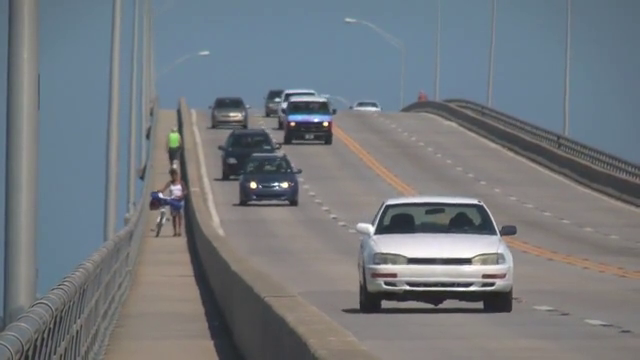
#> input picture frame 91 of ComputerVision/testVideos/video3.mp4, 640 x 360 px, given in place of the camera
$ python controller.py   (older library calls are emulated)
#> lines starting #> are read from the running program, lines starting #| are printed output that depends on the picture; after the words box and inside, x2 and y2 are one past the last pixel; in counts of white or black regions, pixels touching at a corner belong together
### MVP1/imageAnalysis.py
import cv2
import numpy as np
from matplotlib import pyplot as plt
from obstacle import BoundedObstacle, TrackedObject

class ImageAnalysis:
    def __init__(self):
        self.cap = None
        self.frame = None
        self.old_frame = None
        self.original = None

        # Initialize FAST feature detection object
        self.fast = cv2.FastFeatureDetector_create()

        # Parameters for lucas kanade optical flow
        self.lk_params = dict( winSize  = (15, 15),
                    maxLevel = 2,
                    criteria = (cv2.TERM_CRITERIA_EPS | cv2.TERM_CRITERIA_COUNT, 10, 0.03))

    def initCamera(self, input):
        self.cap = cv2.VideoCapture(input)

    def releaseCamera(self):
        self.cap.release()

    def loadFrame(self):
        success, self.frame = self.cap.read()
        self.original = self.frame.copy()

        if not success:
            print('Failed to read frame')
            exit()

    def loadImage(self, path):
        self.frame = cv2.imread(path)
        self.original = self.frame.copy()

    def grayscale(self):
        self.frame = cv2.cvtColor(self.frame, cv2.COLOR_BGR2GRAY)

    # [6 lines left out: function blur, not called in this run]

        # Use GaussianBlur to reduce noise
        # The size of the kernel to be used (the neighbors to be considered). w and h have to be odd and positive numbers
        # The standard deviation in x. Writing 0 implies that sigma is calculated using kernel size.
        # The standard deviation in y. Writing 0 implies that sigma is calculated using kernel size.
        # self.frame = cv2.GaussianBlur(self.frame, (5, 5), sigmaX=0)


    def threshold(self):
        #Non-zero value assigned to the pixels for which the condition is satisfied
        #Adaptive thresholding algorithm to use, see AdaptiveThresholdTypes
        #Thresholding type that must be either THRESH_BINARY or THRESH_BINARY_INV
        self.frame = cv2.adaptiveThreshold(self.frame,255,cv2.ADAPTIVE_THRESH_GAUSSIAN_C, cv2.THRESH_BINARY_INV, 75, 15)

        #_, self.frame = cv2.threshold(self.frame, 150, 255, cv2.THRESH_BINARY_INV) #has trouble with sky

    def morphology(self):
        # get kernel of 1s or size specified (2x2)
        kernel = cv2.getStructuringElement(cv2.MORPH_RECT, (3, 3))

        self.frame = cv2.dilate(self.frame, kernel, iterations = 1)

        # erosion then dilation
        # morph = cv2.morphologyEx(threshold, cv2.MORPH_OPEN, kernel)
        # dilation then erosion
        # morph = cv2.morphologyEx(threshold, cv2.MORPH_CLOSE, kernel)

    def edgeDetection(self):
        #threshold1 below this not an edge
        #threshold2 above this defintly an edge
        #in between  only an edge if attached to an edge above thresh 2
        self.frame = cv2.Canny(self.frame, threshold1=100, threshold2=200)

        # src	input image.
        # dst	output image of the same size and the same number of channels as src .
        # ddepth	output image depth, see combinations; in the case of 8-bit input images it will result in truncated derivatives.
        # dx	order of the derivative x.
        # dy	order of the derivative y.
        # ksize	size of the extended Sobel kernel; it must be 1, 3, 5, or 7.
        # scale	optional scale factor for the computed derivative values; by default, no scaling is applied (see getDerivKernels for details).
        # delta	optional delta value that is added to the results prior to storing them in dst.
        # borderType	pixel extrapolation method, see BorderTypes. BORDER_WRAP is not supported.

        # sobelx = cv2.Sobel(self.frame, cv2.CV_64F, 1, 0, ksize=3)  # X direction
        # sobely = cv2.Sobel(self.frame, cv2.CV_64F, 0, 1, ksize=3)  # Y direction
        # self.frame = cv2.magnitude(sobelx, sobely)               # Combined magnitude


        #src	Source image.
        # dst	Destination image of the same size and the same number of channels as src .
        # ddepth	Desired depth of the destination image, see combinations.
        # ksize	Aperture size used to compute the second-derivative filters. See getDerivKernels for details. The size must be positive and odd.
        # scale	Optional scale factor for the computed Laplacian values. By default, no scaling is applied. See getDerivKernels for details.
        # delta	Optional delta value that is added to the results prior to storing them in dst .
        # borderType	Pixel extrapolation method, see BorderTypes. BORDER_WRAP is not supported.
        # self.frame = cv2.Laplacian(self.frame, cv2.CV_64F)

        #HoughLine detection
        # horizontal_kernel = np.array([[-1, -1, -1],
        #                       [ 2,  2,  2],
        #                       [-1, -1, -1]])
        # self.frame = cv2.filter2D(self.frame, -1, horizontal_kernel)

        # self.frame = cv2.HoughLinesP(self.frame, rho=1, theta=np.pi/180, threshold=100, minLineLength=100, maxLineGap=10)

    def contours(self):
        # Find Contours
        contours, _ = cv2.findContours(self.frame, cv2.RETR_EXTERNAL, cv2.CHAIN_APPROX_SIMPLE)
        # Draw the contours on the original image
        cv2.drawContours(self.original, contours, -1, (0, 255, 0), 2)

        return contours

    def boundingBoxes(self, contours):
        obstacles = []
        # Draw bounding boxes
        for cnt in contours:
            # [9 lines of commented-out code are left out]
            rect = cv2.minAreaRect(cnt)
            # Check if width * height > minArea
            if rect[1][0] * rect[1][1] > 250:
                box = cv2.boxPoints(rect)
                box = np.int0(box)
                cv2.drawContours(self.original,[box],0,(0,0,255),2)
                obstacle = BoundedObstacle()
                obstacle.setRect(rect)
                obstacle.setCorners(box)
                obstacles.append(obstacle)

        return obstacles

    # [67 lines left out: functions featureDetection, opticalFlow, processImage, not called in this run]

    def processVideoFrame(self): # Returns list of BoundedObstacle objects
        contours = obstacles = []
        self.loadFrame()
        self.grayscale()
        # self.blur()
        self.threshold()
        self.morphology()
        self.edgeDetection()
        # self.displayFrame('other')
        contours = self.contours()
        obstacles = self.boundingBoxes(contours)
        # self.displayFrame('rgb')
        return obstacles

    # [14 lines left out: functions displayImage, displayFrame, not called in this run]

# [3 lines that do not run on import are left out]

### MVP1/obstacle.py
class BoundedObstacle:
    def __init__(self):
        self.x = None
        self.y = None
        self.width = None
        self.height = None
        self.angle = None
        self.corners = None  # Ex: [[x, y], [x, y], [x, y], [x, y]]
        self.distance = -1

    def setRect(self, rect):
        self.x = round(rect[0][0])
        self.y = round(rect[0][1])
        self.width = round(rect[1][0])
        self.height = round(rect[1][1])
        self.angle = round(rect[2])

    def setCorners(self, box):
        self.corners = box

    # [7 lines left out: function print, not called in this run]

class TrackedObject:
    # [5 lines left out: function __init__, not called in this run]

### MVP1/lidarAnalysis.py
import cv2
import numpy as np
import pandas as pd

class LidarAnalysis:
    def __init__(self):
        self.data = None

    def getScan(self, input):
        # Read the CSV file into a DataFrame
        self.data = pd.read_csv(input)
        return self.data

    # [33 lines left out: functions showImageScanPoints, showFrameScanPoints, not called in this run]

# [4 lines that do not run on import are left out]

### MVP1/controller.py
from imageAnalysis import ImageAnalysis
from lidarAnalysis import LidarAnalysis
from dataDisplay import DataDisplay
import cv2
import time
import pandas as pd

def mapImageLidar(imageObstacles, lidarPoints):
    for obstacle in imageObstacles:
        # Compute the bounding rectangle once for this obstacle
        x, y, w, h = cv2.boundingRect(obstacle.corners)

        # Use pandas filtering to find points within the bounding box
        filtered_points = lidarPoints[
            (lidarPoints["x_position"] >= x) &
            (lidarPoints["x_position"] <= x + w) &
            (lidarPoints["y_position"] >= y) &
            (lidarPoints["y_position"] <= y + h)
        ]

        # Find the minimum distance from the filtered points
        if not filtered_points.empty:
            min_distance = filtered_points["distance"].min()
            if obstacle.distance == -1 or min_distance < obstacle.distance:
                obstacle.distance = min_distance


def runImage(imgPath, scanPath):
    # Initialization
    imageAnalysis = ImageAnalysis()
    display = DataDisplay()
    lidarAnalysis = LidarAnalysis()

    # Get and Process Data
    imageObstacles = imageAnalysis.processImage(imgPath)
    lidarPoints = lidarAnalysis.getScan(scanPath)

    # Map image and lidar together
    mapImageLidar(imageObstacles, lidarPoints)

    lidarAnalysis.showImageScanPoints(imageAnalysis.original)
    display.plotImage(imageObstacles)

def runVideo(videoIn, lidarIn):
    imageAnalysis = ImageAnalysis()
    display = DataDisplay()
    lidarAnalysis = LidarAnalysis()

    imageAnalysis.initCamera(videoIn)

    # For tracking image features across frames
    imageTracker = []
    screen_bounds = (200, 100, 450, 200)
    x_min, y_min, x_max, y_max = screen_bounds

    # Average time
    timeSum = 0
    frameCounter = 0

    while True:
        # start timer
        timer = time.time()

        imageObstacles = imageAnalysis.processVideoFrame()
#> in loadFrame, self.frame is the input picture: shape (360, 640, 3); mean B, G, R 126.6, 121.2, 115.7
#> in grayscale, `self.frame = cv2.cvtColor(self.frame, cv2.COLOR_BGR2GRAY)`:
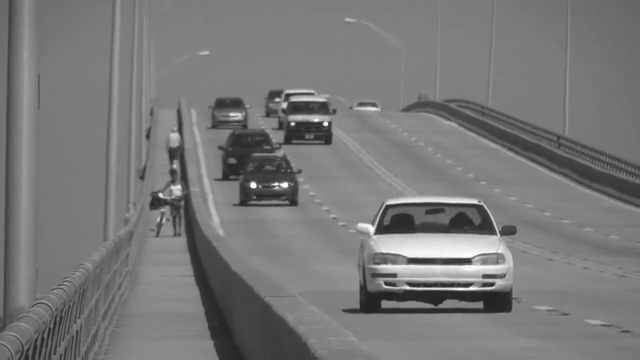
#> self.frame: shape (360, 640); min 30, max 255, mean 120.1
#> in threshold, `self.frame = cv2.adaptiveThreshold(self.frame,255,cv2.ADAPTIVE_THRESH_..`:
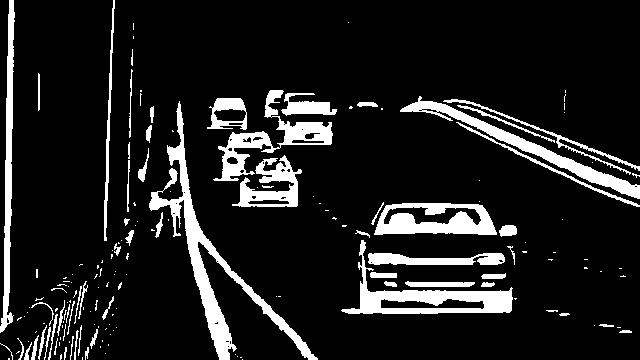
#> self.frame: shape (360, 640); 12% white; 172 white regions (109 under 20 px), largest, box (x1, y1, x2, y2) and area: (149, 101, 318, 360) 4849, (341, 240, 513, 314) 3117, (400, 96, 640, 199) 2703
#> in morphology, `self.frame = cv2.dilate(self.frame, kernel, iterations = 1)`:
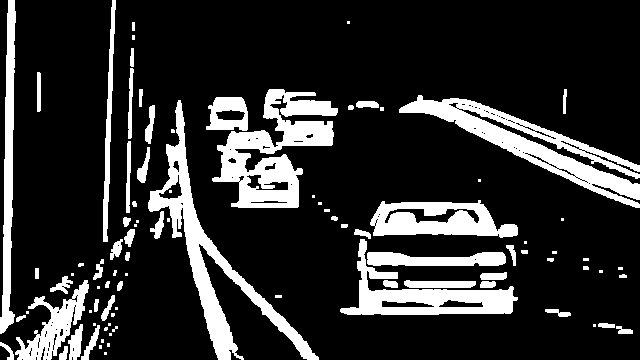
#> self.frame: shape (360, 640); 18% white; 92 white regions (36 under 20 px), largest, box (x1, y1, x2, y2) and area: (399, 95, 640, 208) 6687, (212, 89, 338, 208) 6674, (148, 100, 319, 360) 6380
#> in edgeDetection, `self.frame = cv2.Canny(self.frame, threshold1=100, threshold2=200)`:
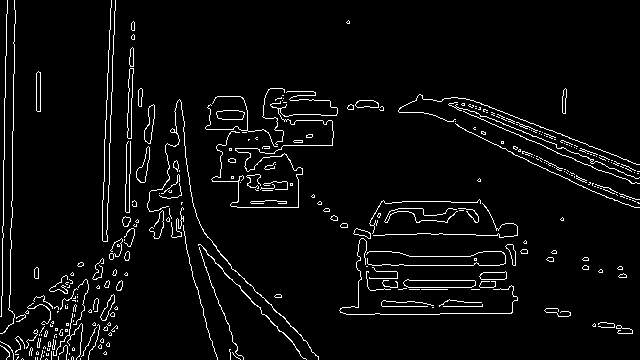
#> self.frame: shape (360, 640); 4.4% white in thin lines or dots
#> in contours, `contours, _ = cv2.findContours(self.frame, cv2.RETR_EXTERNAL, cv2.CHAI..`: contours = 301 contours, 267 with area under 20; largest, box (x1, y1, x2, y2) and area: (403, 279, 476, 288) 490, (127, 68, 134, 139) 252, (216, 110, 245, 120) 222, (144, 104, 155, 144) 216, (136, 146, 150, 183) 211
#> in contours, `cv2.drawContours(self.original, contours, -1, (0, 255, 0), 2)`:
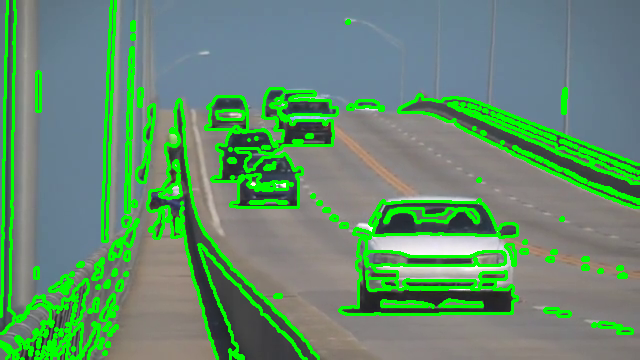
#> self.original: shape (360, 640, 3); 14.27% of pixels changed, all inside (x1, y1, x2, y2) = (0, 0, 640, 360)
#> the loop in boundingBoxes, `for cnt in contours:` made 301 passes
#> after the loop in boundingBoxes, `for cnt in contours:`:
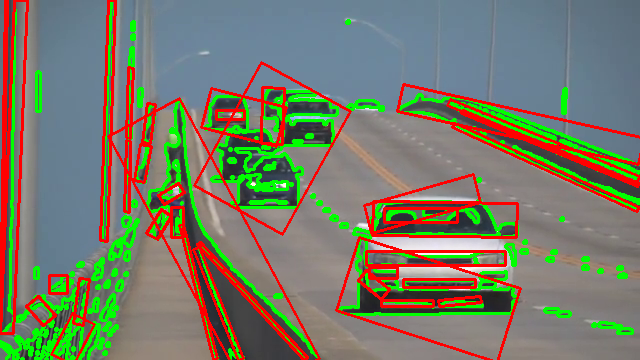
#> self.original: shape (360, 640, 3); 10.56% of pixels changed, all inside (x1, y1, x2, y2) = (0, 0, 640, 360)
#> after the loop in boundingBoxes, `for cnt in contours:`: obstacles = 36 items
#> imageObstacles = 36 items
        lidarPoints = lidarAnalysis.getScan(lidarIn)
        # Map image and lidar together
        mapImageLidar(imageObstacles, lidarPoints)

        # WIP for tracking (camera)
        for obstacle in imageTracker:
            # optical flow (for single obstacle)
            imageAnalysis.opticalFlow(obstacle)
            # if points matched > zero and center still within bounds (10-20m box)
            if len(obstacle.points) > 0:
                rect_center, _, _ = cv2.minAreaRect(obstacle.points) # get center
                if x_min <= rect_center[0] <= x_max and y_min <= rect_center[1] <= y_max:
                    obstacle.trackCount += 1
                    if obstacle.trackCount >= 5:
                        print("STOP DRONE")
                        imageTracker.remove(obstacle)
                        continue
                else:
                    imageTracker.remove(obstacle)
                    print('remove out of bounds object')
            else:
                imageTracker.remove(obstacle)
                print('remove un-found object')
        for obstacle in imageObstacles:
            # if within certain bounds of camera (10-20m box)
            if (x_min <= obstacle.x <= x_max and y_min <= obstacle.y <= y_max):
                # does feature detection for one obstacle, returns new TrackedObject, appends to list
                trackedObject = imageAnalysis.featureDetection(obstacle)
                if len(trackedObject.points) > 0:
                    imageTracker.append(trackedObject)
                    # set frames detected count = 1 (DONE ON TrackedObject initialization)

        # lidarAnalysis.showFrameScanPoints(imageAnalysis.original)
        imageAnalysis.displayFrame('rgb')
        display.plotVideoFrame(imageObstacles)
        imageAnalysis.old_frame = imageAnalysis.frame.copy()

        # Time per frame
        currTime = round((time.time() - timer) * 1000, 2)
        print('Time for frame (ms): {}'.format(currTime))
        timeSum += currTime
        frameCounter += 1

        # Break the loop if 'q' is pressed
        if cv2.waitKey(1) & 0xFF == ord("q"):
            break

    cv2.destroyAllWindows()
    print('Average time (ms): {}'.format(timeSum / frameCounter))

if __name__ == '__main__':
    imagePath = 'ComputerVision/testImages/img2.jpg'
    videoPath = 'ComputerVision/testVideos/video3.mp4'
    lidarDataPath = 'lidar_reading_dataset.csv'

    # runImage(imagePath, lidarDataPath)
    # runVideo(videoPath, lidarDataPath)
#> (the run stopped early here; a loop or call above may not have finished)

$ run again, starting later in the video
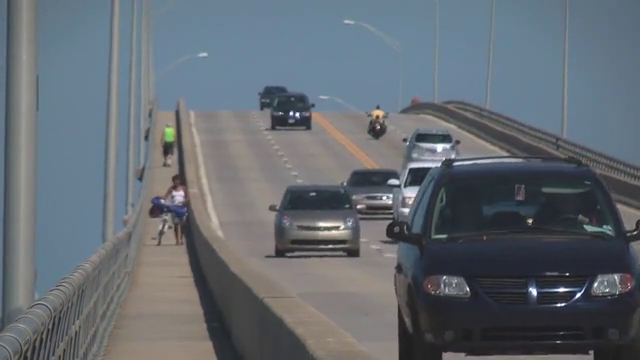
#> input picture frame 411 of ComputerVision/testVideos/video3.mp4, 640 x 360 px, given in place of the camera
#> in loadFrame, self.frame is the input picture: shape (360, 640, 3); mean B, G, R 113.8, 106.6, 99.3
#> in edgeDetection, `self.frame = cv2.Canny(self.frame, threshold1=100, threshold2=200)`:
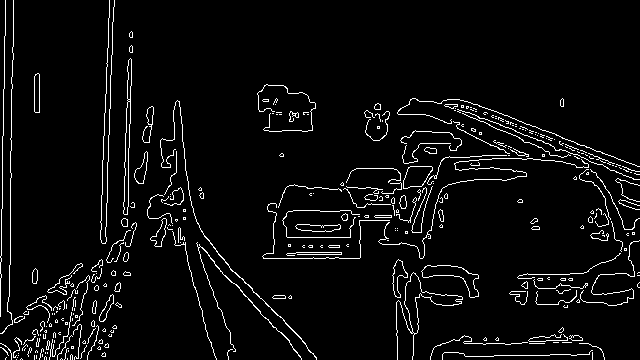
#> self.frame: shape (360, 640); 4.7% white in thin lines or dots
#> in contours, `contours, _ = cv2.findContours(self.frame, cv2.RETR_EXTERNAL, cv2.CHAI..`: contours = 315 contours, 281 with area under 20; largest, box (x1, y1, x2, y2) and area: (396, 272, 463, 360) 928, (421, 265, 479, 298) 646, (123, 58, 132, 215) 552, (403, 166, 433, 189) 457, (392, 259, 408, 298) 247
#> the loop in boundingBoxes, `for cnt in contours:` made 315 passes
#> after the loop in boundingBoxes, `for cnt in contours:`:
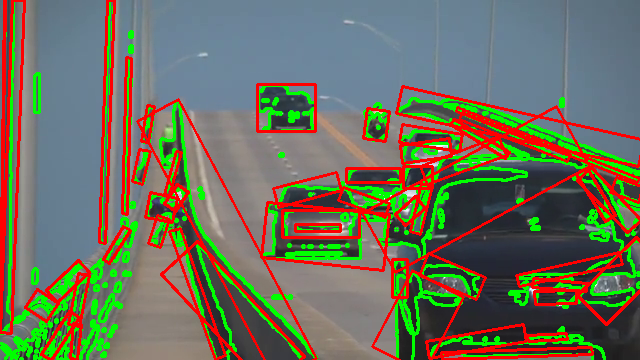
#> self.original: shape (360, 640, 3); mean B, G, R 90.9, 111, 109.5
#> after the loop in boundingBoxes, `for cnt in contours:`: obstacles = 51 items

$ run again, starting later in the video
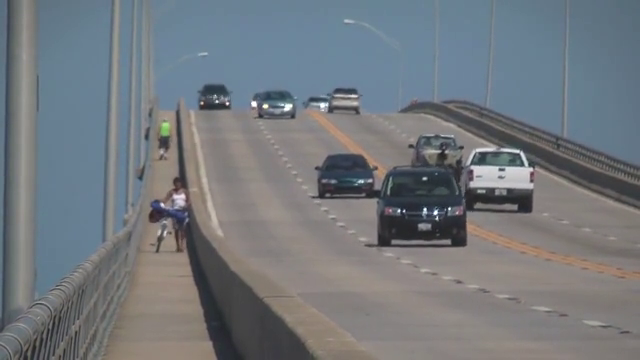
#> input picture frame 731 of ComputerVision/testVideos/video3.mp4, 640 x 360 px, given in place of the camera
#> in loadFrame, self.frame is the input picture: shape (360, 640, 3); mean B, G, R 125.5, 120.3, 115.1
#> in edgeDetection, `self.frame = cv2.Canny(self.frame, threshold1=100, threshold2=200)`:
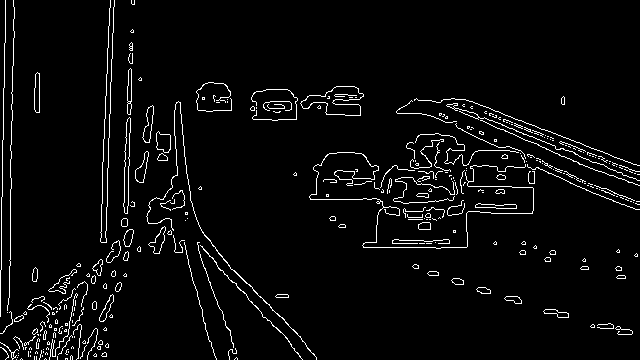
#> self.frame: shape (360, 640); 4% white in thin lines or dots
#> in contours, `contours, _ = cv2.findContours(self.frame, cv2.RETR_EXTERNAL, cv2.CHAI..`: contours = 310 contours, 269 with area under 20; largest, box (x1, y1, x2, y2) and area: (300, 86, 364, 116) 992, (123, 117, 131, 214) 363, (156, 131, 171, 153) 228, (142, 105, 154, 143) 208, (135, 151, 149, 183) 190
#> the loop in boundingBoxes, `for cnt in contours:` made 310 passes
#> after the loop in boundingBoxes, `for cnt in contours:`:
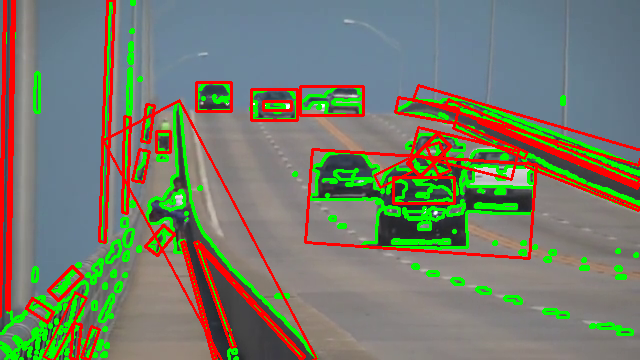
#> self.original: shape (360, 640, 3); mean B, G, R 105.6, 123.3, 119.2
#> after the loop in boundingBoxes, `for cnt in contours:`: obstacles = 33 items
